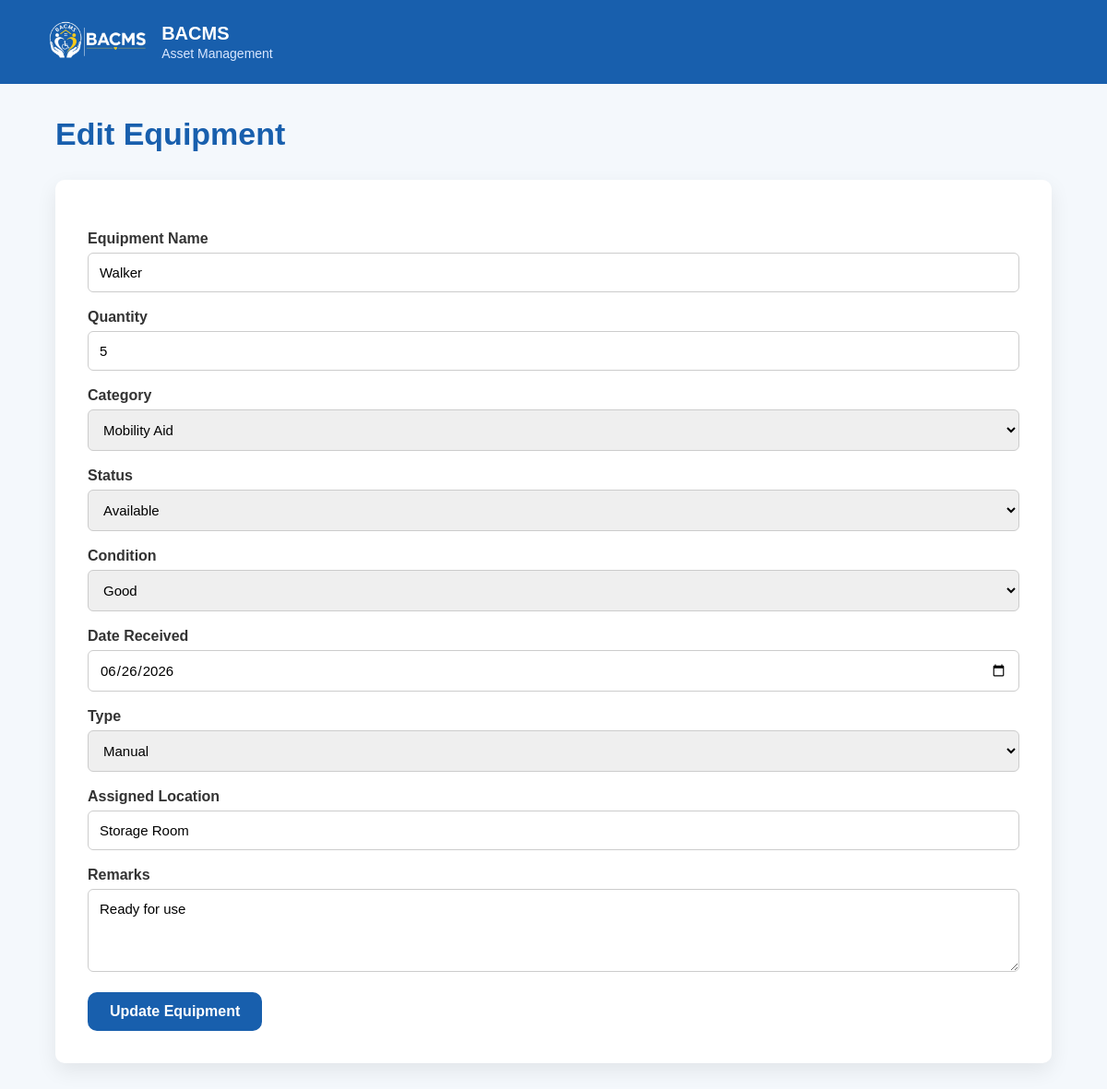
Page /admin/edit_equipment.php?id=2 on the committed database.
### tables this page shows
CREATE TABLE `equipment_inventory` (
  `equipment_id` int(11) NOT NULL,
  `equipment_name` varchar(100) NOT NULL,
  `equipment_quantity` int(11) NOT NULL,
  `equipment_category` varchar(100) NOT NULL,
  `equipment_status` varchar(100) NOT NULL,
  `equipment_condition` varchar(100) NOT NULL,
  `date_received` date NOT NULL,
  `equipment_type` varchar(100) NOT NULL,
  `assigned_location` varchar(100) NOT NULL,
  `equipment_remarks` varchar(255) NOT NULL
);

### admin/edit_equipment.php (the view, shortened to what this page needs)
<?php
require_once("../config/database.php");
$equipment_id = (int) $_GET['id'];
$result = mysqli_query(
    $conn,
    "SELECT * FROM equipment_inventory
     WHERE equipment_id = '$equipment_id'"
);
$equipment = mysqli_fetch_assoc($result);
?>
<!DOCTYPE html>
<html>
<head>
    <link rel="stylesheet" href="../css/admin_style.css">
</head>
<body>
<div class="navbar">
    <div class="logo-section">
        <img src="../images/headerlogo.png" alt="BACMS Logo">
        <div>
            <h2>BACMS</h2>
            <p>Asset Management</p>
        </div>
    </div>
</div>
<div class="container">
    <h1 class="page-title">Edit Equipment</h1>
    <div class="card">
        <form method="POST">
            <p>
                <label>Equipment Name</label>
                <input
                    type="text"
                    name="equipment_name"
                    value="<?php echo $equipment['equipment_name']; ?>"
                    required>
            </p>
            <p>
                <label>Quantity</label>
                <input
                    type="number"
                    name="equipment_quantity"
                    min="1"
                    value="<?php echo $equipment['equipment_quantity']; ?>"
                    required>
            </p>
            <p>
                <label>Category</label>
                <select name="equipment_category" required>
                    <option value="Mobility Aid" <?php if($equipment['equipment_category']=="Mobility Aid") echo "selected"; ?>>
                        Mobility Aid
                    </option>
                </select>
            </p>
            <p>
                <label>Status</label>
                <select name="equipment_status">
                    <option value="Available" <?php if($equipment['equipment_status']=="Available") echo "selected"; ?>>
                        Available
                    </option>
                </select>
            </p>
            <p>
                <label>Condition</label>
                <select name="equipment_condition">
                    <option value="Good" <?php if($equipment['equipment_condition']=="Good") echo "selected"; ?>>
                        Good
                    </option>
                </select>
            </p>
            <p>
                <label>Date Received</label>
                <input
                    type="date"
                    name="date_received"
                    value="<?php echo $equipment['date_received']; ?>"
                    required>
            </p>
            <p>
                <label>Type</label>
                <select name="equipment_type">
                    <option value="Manual" <?php if($equipment['equipment_type']=="Manual") echo "selected"; ?>>
                        Manual
                    </option>
                </select>
            </p>
            <p>
                <label>Assigned Location</label>
                <input
                    type="text"
                    name="assigned_location"
                    value="<?php echo $equipment['assigned_location']; ?>"
                    required>
            </p>
            <p>
                <label>Remarks</label>
                <textarea name="equipment_remarks"><?php echo $equipment['equipment_remarks']; ?></textarea>
            </p>
            <button
                type="submit"
                name="update_equipment"
                class="save-btn">
                Update Equipment
            </button>
        </form>
    </div>
</div>
</body>
</html>

### css/admin_style.css (style rules this page uses)
* { margin:0; padding:0; box-sizing:border-box; font-family:Arial, Helvetica, sans-serif; }
body { background:#f4f8fc; color:#333; }
.navbar { width:100%; background:#185fad; color:white; display:flex; justify-content:space-between; align-items:center; padding:18px 50px; }
.logo-section { display:flex; align-items:center; }
.logo-section img { height:55px; width:auto; margin-right:15px; object-fit:contain; display:block; }
.logo-section h2 { font-size:20px; margin-bottom:2px; }
.logo-section p { font-size:14px; color:#d9e7ff; }
.container { width:90%; max-width:1200px; margin:35px auto; }
.page-title { color:#185fad; font-size:34px; font-weight:bold; margin-bottom:30px; }
.card { background:white; border-radius:10px; padding:35px; box-shadow:0 8px 22px rgba(0,0,0,.08); }
.add-btn, .save-btn { display:inline-block; background:#185fad; color:white; text-decoration:none; padding:12px 24px; border:none; border-radius:10px; cursor:pointer; font-size:16px; font-weight:bold; transition:.3s; }
form { margin-top:20px; }
form p { margin-bottom:18px; }
label { font-weight:bold; display:block; margin-bottom:6px; }
input[type=text], input[type=number], input[type=date], select, textarea { width:100%; padding:12px; border:1px solid #ccc; border-radius:6px; font-size:15px; }
textarea { resize:vertical; min-height:90px; }

### rows in the picture
equipment_inventory: equipment_name "Walker", equipment_quantity "5", equipment_category "Mobility Aid", equipment_status "Available", equipment_condition "Good", date_received "06/26/2026", equipment_type "Manual", assigned_location "Storage Room", equipment_remarks "Ready for use"
